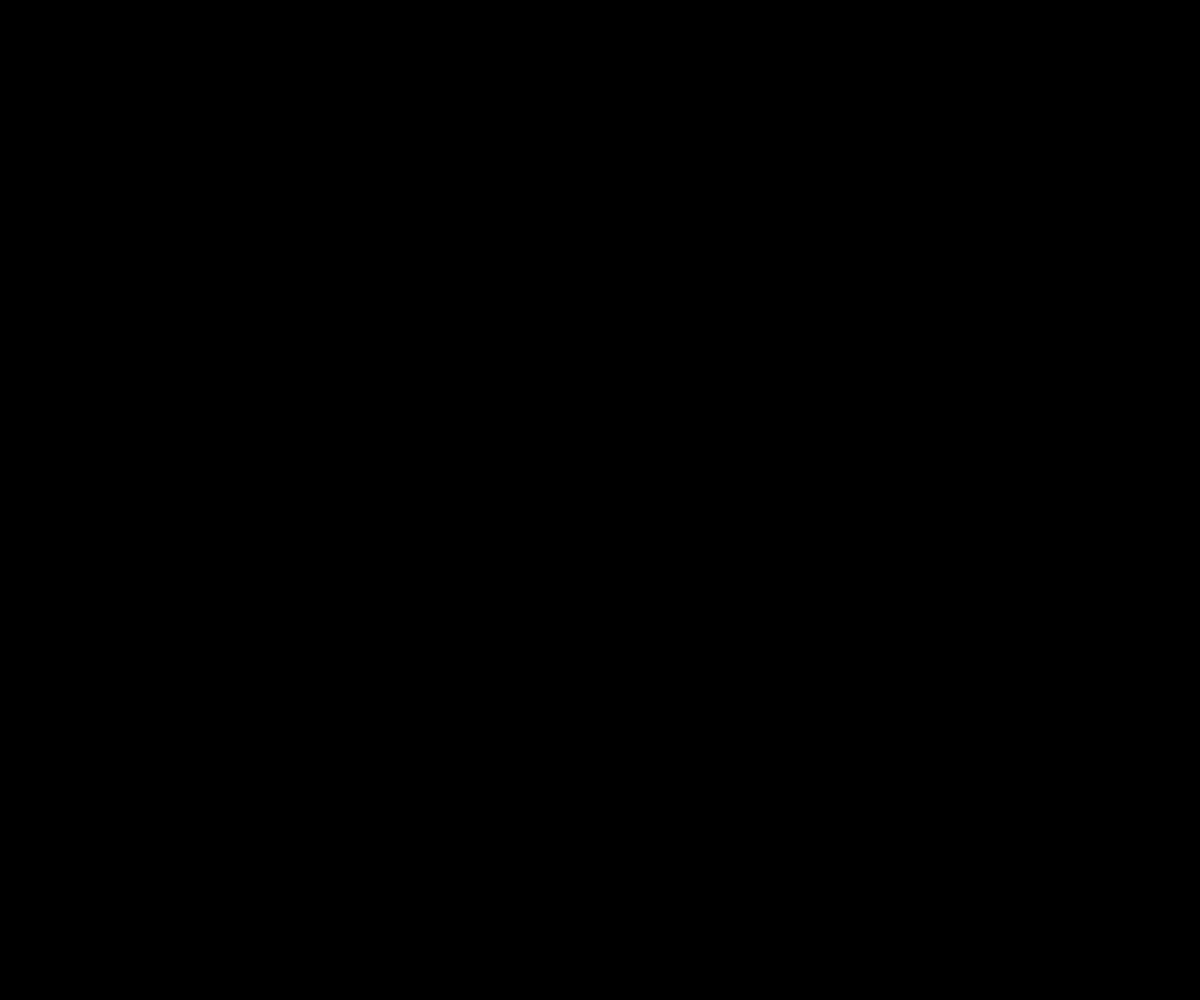
Frame 1 (no input)
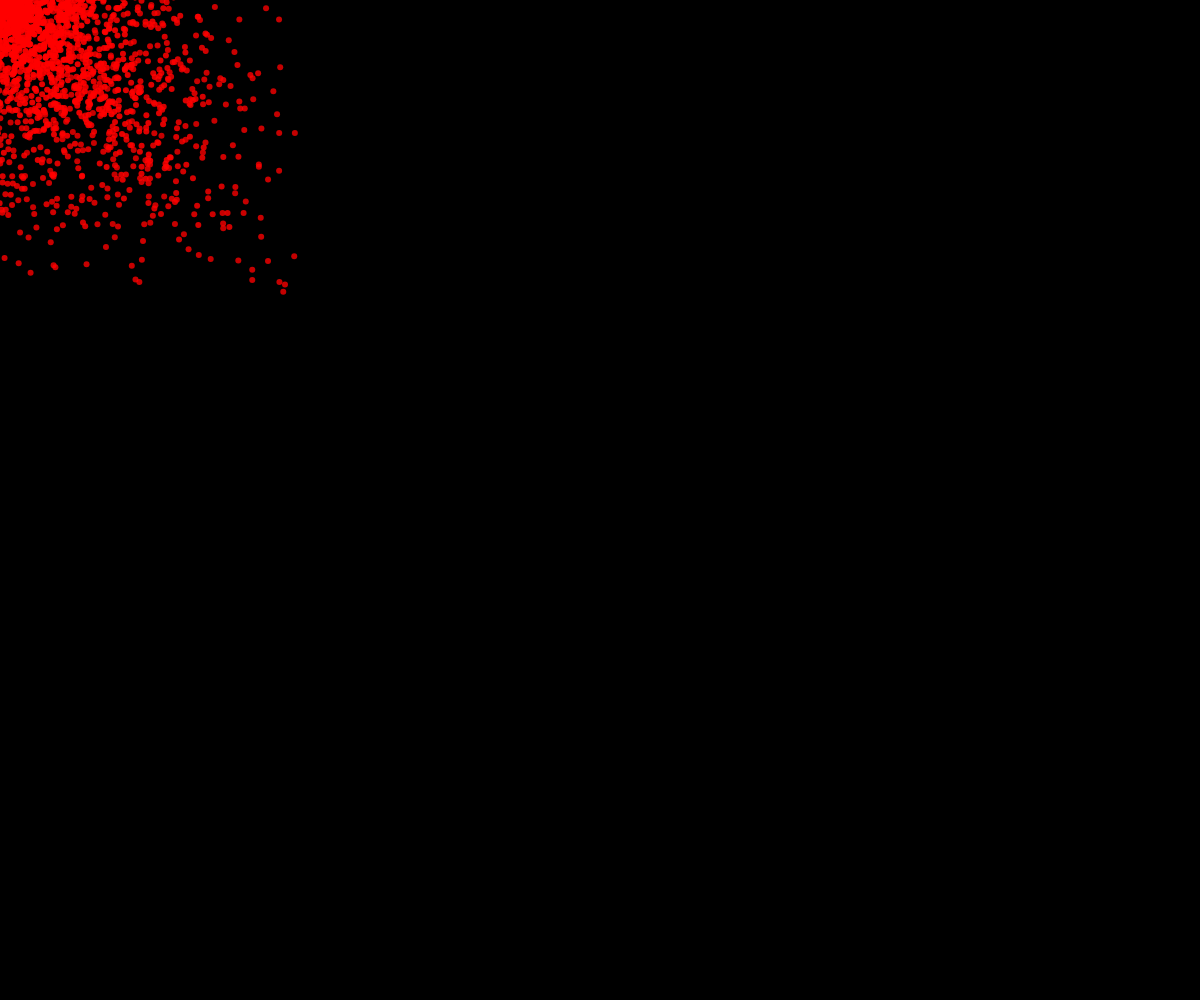
Frame 60 (no input)
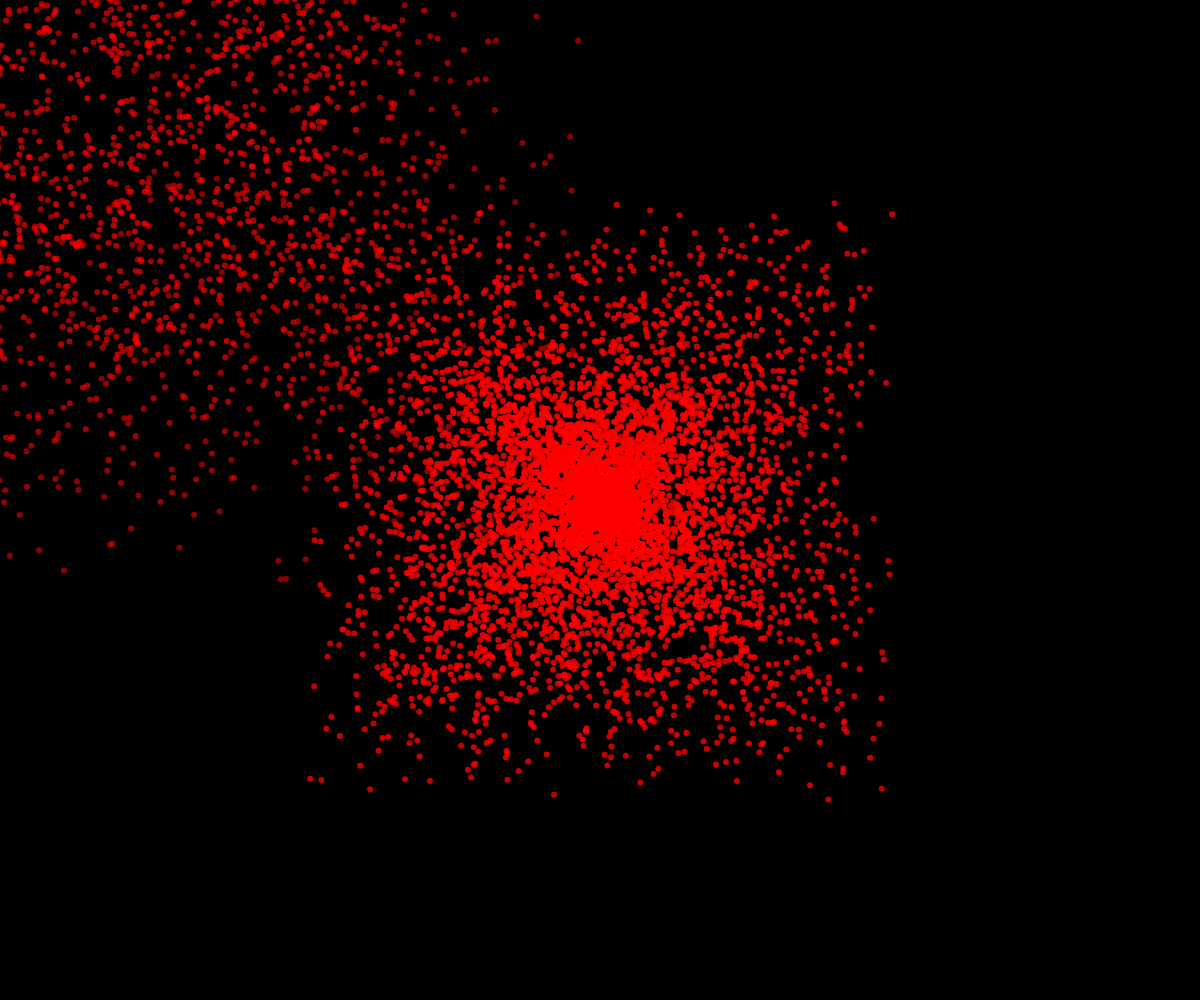
Frame 120 (the mouse pressed at the canvas centre since frame 60)

The p5.js sketch that drew these frames (run headless with seeded random() and noise() and a simulated clock; from frame 60 on, the mouse is pressed at the canvas centre):

// p5.js sketch
// ── sketch.js
// Fireworks OOP

class Particle {
  constructor(x, y) {
    this.x = x;
    this.y = y;
    this.dx = random(-5, 5);
    this.dy = random(-5, 5);
    this.radius = 3;
    this.r = 255;
    this.g = 0;
    this.b = 0;
    this.opacity = 255;
  }

  update() {
    //fade away over time
    this.opacity--;

    //move
    this.x += this.dx;
    this.y += this.dy;
  }

  display() {
    noStroke();
    fill(this.r, this.g, this.b, this.opacity);
    circle(this.x, this.y, this.radius*2);
  }

  isDead() {
    return this.opacity <= 0;
  }
}

let theFireworks = [];
const NUMBER_OF_FIREWORKS_PER_CLICK = 100;

function setup() {
  createCanvas(windowWidth, windowHeight);
}

function draw() {
  background("black");
  for (let someFirework of theFireworks) {
    if (someFirework.isDead()) {
      // remove it
      let index = theFireworks.indexOf(someFirework);
      theFireworks.splice(index, 1);
    }
    else{
      someFirework.update();
      someFirework.display();
    }
  }

  mousePressed();
}

function mousePressed() {
  for (let i = 0; i < NUMBER_OF_FIREWORKS_PER_CLICK; i++) {
    let aFirework = new Particle(mouseX, mouseY);
    theFireworks.push(aFirework);
  }
}
